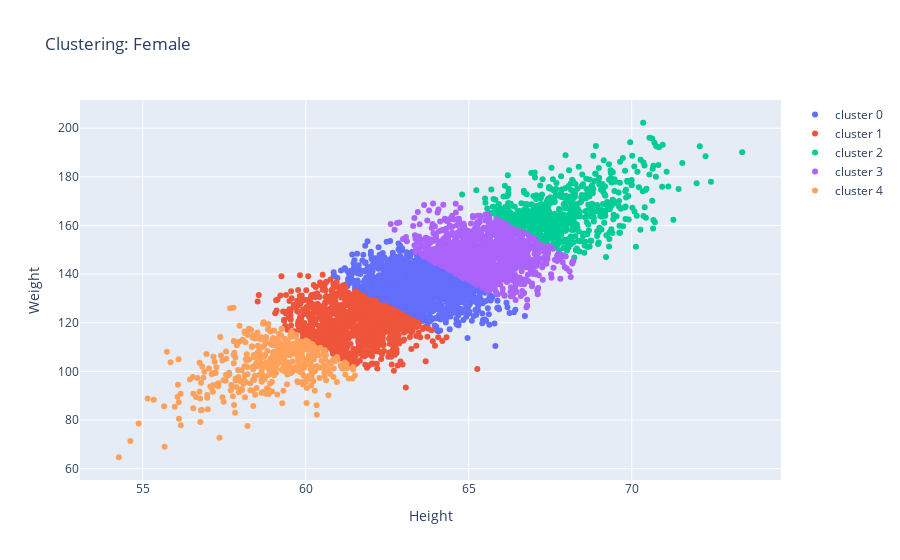
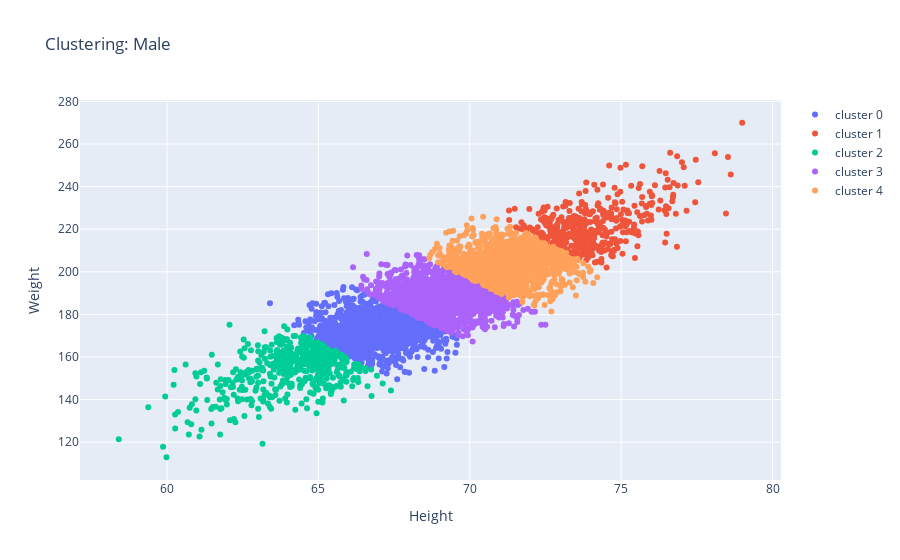

Write notebook code for charts like these, in order.
### Code cell
for gen in ['f', 'm']:
    data_km = []
    plot_data = []
    if gen == 'f':
        data_km = data_km_f.copy()
    else:
        data_km = data_km_m.copy()
    for clus in set(data_km['cluster']):
        df = data_km[data_km['cluster'] == clus]
        plot_data.append(go.Scatter(x= df['Height'], y= df['Weight'], name = 'cluster ' + str(clus), mode = 'markers'))

    if gen == 'f':
        layout = go.Layout(xaxis = dict(title='Height'), yaxis = dict(title= 'Weight'), 
                   title = 'Clustering: Female')
    else:
        layout = go.Layout(xaxis = dict(title='Height'), yaxis = dict(title= 'Weight'), 
                   title = 'Clustering: Male')
    
    fig = go.Figure(data= plot_data, layout=layout)
    plotly.offline.iplot(fig)
    
    

# plt.plot(data_km['cluster'],data_km['rating'], 'ro', alpha = 0.5)
# for i in range(len(data_km)):
#     plt.text(data_km.loc[i]['cluster'], data_km.loc[i]['rating'], str(i)) # cereal_data['name']) # 

# plt.show()

### Figure 1 — Plotly figure (JSON) as saved in the notebook; plotly's stock layout.template omitted (floating-point values rounded to 4 significant figures; data arrays with more than 128 entries replaced by an {"elided": "..."} marker saying what was removed)
{"data": [{"mode": "markers", "name": "cluster 0", "type": "scatter", "x": {"elided": "1487 float values"}, "y": {"elided": "1487 float values"}}, {"mode": "markers", "name": "cluster 1", "type": "scatter", "x": {"elided": "1127 float values"}, "y": {"elided": "1127 float values"}}, {"mode": "markers", "name": "cluster 2", "type": "scatter", "x": {"elided": "632 float values"}, "y": {"elided": "632 float values"}}, {"mode": "markers", "name": "cluster 3", "type": "scatter", "x": {"elided": "1311 float values"}, "y": {"elided": "1311 float values"}}, {"mode": "markers", "name": "cluster 4", "type": "scatter", "x": {"elided": "443 float values"}, "y": {"elided": "443 float values"}}], "layout": {"autosize": true, "title": {"text": "Clustering: Female"}, "xaxis": {"autorange": true, "range": [53.1, 74.55], "title": {"text": "Height"}, "type": "linear"}, "yaxis": {"autorange": true, "range": [53.35, 213.6], "title": {"text": "Weight"}, "type": "linear"}}}

### Figure 2 — Plotly figure (JSON) as saved in the notebook; plotly's stock layout.template omitted (floating-point values rounded to 4 significant figures; data arrays with more than 128 entries replaced by an {"elided": "..."} marker saying what was removed)
{"data": [{"mode": "markers", "name": "cluster 0", "type": "scatter", "x": {"elided": "1258 float values"}, "y": {"elided": "1258 float values"}}, {"mode": "markers", "name": "cluster 1", "type": "scatter", "x": {"elided": "423 float values"}, "y": {"elided": "423 float values"}}, {"mode": "markers", "name": "cluster 2", "type": "scatter", "x": {"elided": "518 float values"}, "y": {"elided": "518 float values"}}, {"mode": "markers", "name": "cluster 3", "type": "scatter", "x": {"elided": "1550 float values"}, "y": {"elided": "1550 float values"}}, {"mode": "markers", "name": "cluster 4", "type": "scatter", "x": {"elided": "1251 float values"}, "y": {"elided": "1251 float values"}}], "layout": {"autosize": true, "title": {"text": "Clustering: Male"}, "xaxis": {"autorange": true, "range": [57.16, 80.25], "title": {"text": "Height"}, "type": "linear"}, "yaxis": {"autorange": true, "range": [99.94, 283.0], "title": {"text": "Weight"}, "type": "linear"}}}
